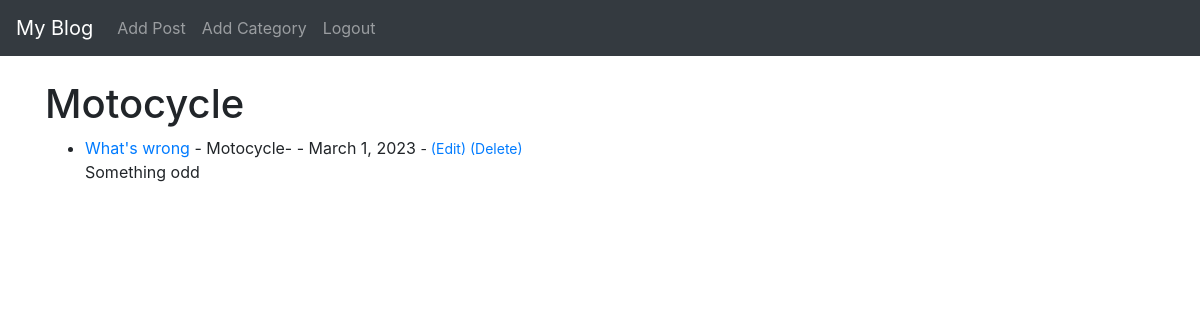
/category/Motocycle/ (signed in), run on the app's committed database.
### sakurablog/models.py (models this page shows, shortened)
class Post(models.Model):
    title = models.CharField(max_length=255)
    title_tag = models.CharField(max_length=255)
    author = models.ForeignKey(User,on_delete=models.CASCADE)
    body = models.TextField()
    post_date = models.DateField(auto_now_add=True)
    category = models.CharField(max_length=255, default='coding')

### sakurablog/views.py (the view)
# urls.py: path('category/<str:cats>/',CategoryView, name='category'),
def CategoryView(request, cats):
    category_posts = Post.objects.filter(category=cats)
    return render(request, 'categories.html',{'cats':cats.title(), 'category_posts':category_posts})

### sakurablog/templates/categories.html
  {% extends 'base.html' %}
  {% block content %}
{% if category_posts %}
  <h1>{{ cats }}</h1>
  <ul>
   {% for post in category_posts %}
   <li><a href="{% url 'article-detail' post.pk %}">{{ post.title}}</a> - {{ post.category }}-{{post.author.first_name}} {{ post.author.last_name}} - {{ post.post_date }} <small>
        {% if user.is_authenticated %}
                - <a href="{% url 'update_post' post.pk %}">(Edit)</a> <a href="{% url 'delete_post' post.pk %}">(Delete)</a>
        {% endif %}
        </small><br/>
  {{ post.body|slice:":200"|safe }}</li>
   {% endfor %}
  </ul>
{% else %}
  Sorry, this page does not exist!!!
{% endif %}
  {% endblock %}

### data on the page
Post: category "Motocycle", title "What's wrong", post_date "March 1, 2023", body "Something odd"
